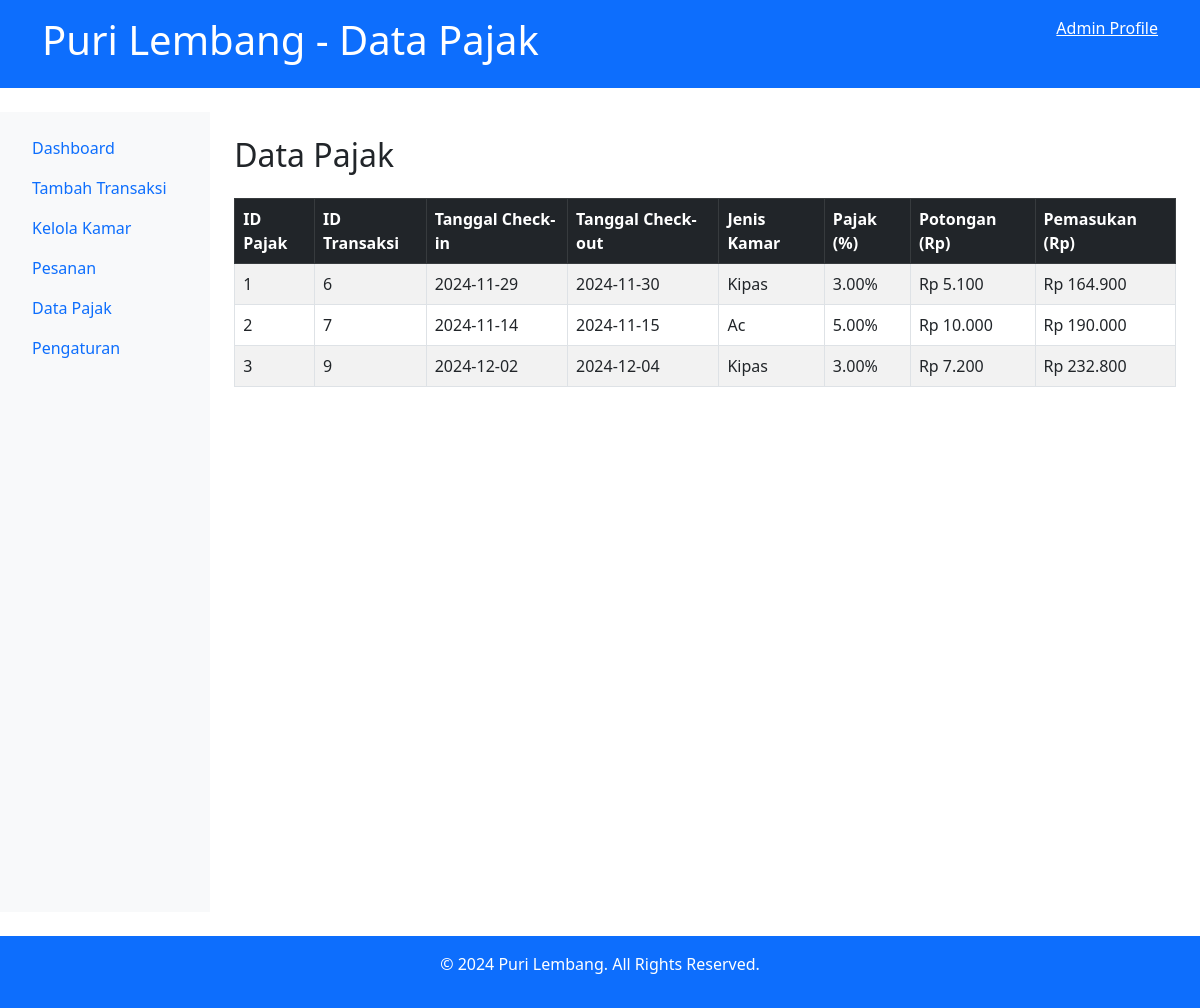
The page /admin/pajak.php (signed in) on the database its author committed.
### tables this page shows
CREATE TABLE `pajak` (
  `id_pajak` int(11) NOT NULL,
  `id_transaksi` int(11) NOT NULL,
  `tgl_checkin` date NOT NULL,
  `tgl_checkout` date NOT NULL,
  `jenis_kamar` enum('ac','kipas') NOT NULL,
  `pajak` varchar(11) NOT NULL,
  `potongan` int(11) NOT NULL,
  `pemasukan` int(11) NOT NULL
);

### admin/pajak.php (the view, shortened to what this page needs)
<?php
require 'koneksi.php';
$sql = "SELECT * FROM pajak";
try {
    $stmt = $pdo->query($sql);
    $pajak_data = $stmt->fetchAll();
} catch (PDOException $e) {
    echo "Error: " . $e->getMessage();
}
?>
<!DOCTYPE html>
<html lang="en">
<head>
    <link rel="stylesheet" href="https://cdn.jsdelivr.net/npm/bootstrap@5.3.0-alpha1/dist/css/bootstrap.min.css">
</head>
<body>
    <header class="bg-primary text-white py-3 mb-4">
        <div class="container d-flex justify-content-between">
            <h1>Puri Lembang - Data Pajak</h1>
            <div class="profile-container">
                <a href="profile.php" class="text-white">Admin Profile</a>
            </div>
        </div>
    </header>
    <div class="d-flex">
        <nav class="bg-light p-3" style="width: 250px; min-height: 100vh;">
            <ul class="nav flex-column">
                <li class="nav-item"><a class="nav-link" href="index.php">Dashboard</a></li>
                <li class="nav-item"><a class="nav-link" href="tambah-transaksi.php">Tambah Transaksi</a></li>
                <li class="nav-item"><a class="nav-link" href="index-kamar.php">Kelola Kamar</a></li>
                <li class="nav-item"><a class="nav-link" href="pesanan.php">Pesanan</a></li>
                <li class="nav-item"><a class="nav-link active" href="pajak.php">Data Pajak</a></li>
                <li class="nav-item"><a class="nav-link" href="pengaturan.php">Pengaturan</a></li>
            </ul>
        </nav>
        <main class="container-fluid p-4">
            <h2 class="mb-4">Data Pajak</h2>
            <div class="table-responsive">
                <table class="table table-bordered table-striped">
                    <thead class="table-dark">
                        <tr>
                            <th>ID Pajak</th>
                            <th>ID Transaksi</th>
                            <th>Tanggal Check-in</th>
                            <th>Tanggal Check-out</th>
                            <th>Jenis Kamar</th>
                            <th>Pajak (%)</th>
                            <th>Potongan (Rp)</th>
                            <th>Pemasukan (Rp)</th>
                        </tr>
                    </thead>
                    <tbody>
                        <?php if ($pajak_data): ?>
                            <?php foreach ($pajak_data as $pajak): ?>
                                <tr>
                                    <td><?php echo $pajak['id_pajak']; ?></td>
                                    <td><?php echo $pajak['id_transaksi']; ?></td>
                                    <td><?php echo $pajak['tgl_checkin']; ?></td>
                                    <td><?php echo $pajak['tgl_checkout']; ?></td>
                                    <td><?php echo ucfirst($pajak['jenis_kamar']); ?></td>
                                    <td><?php echo number_format($pajak['pajak'], 2); ?>%</td>
                                    <td>Rp <?php echo number_format($pajak['potongan'], 0, ',', '.'); ?></td>
                                    <td>Rp <?php echo number_format($pajak['pemasukan'], 0, ',', '.'); ?></td>
                                </tr>
                            <?php endforeach; ?>
                        <?php else: ?>
                            <tr>
                                <td colspan="8" class="text-center">Tidak ada data pajak</td>
                            </tr>
                        <?php endif; ?>
                    </tbody>
                </table>
            </div>
        </main>
    </div>
    <footer class="bg-primary text-white text-center py-3 mt-4">
        <p>© 2024 Puri Lembang. All Rights Reserved.</p>
    </footer>
</body>
</html>

### rows shown on the page
pajak: id_pajak "1", id_transaksi "6", tgl_checkin "2024-11-29", tgl_checkout "2024-11-30", jenis_kamar "Kipas", pajak "3.00", potongan "5.100", pemasukan "164.900"
pajak: id_pajak "2", id_transaksi "7", tgl_checkin "2024-11-14", tgl_checkout "2024-11-15", jenis_kamar "Ac", pajak "5.00", potongan "10.000", pemasukan "190.000"
pajak: id_pajak "3", id_transaksi "9", tgl_checkin "2024-12-02", tgl_checkout "2024-12-04", jenis_kamar "Kipas", pajak "3.00", potongan "7.200", pemasukan "232.800"
